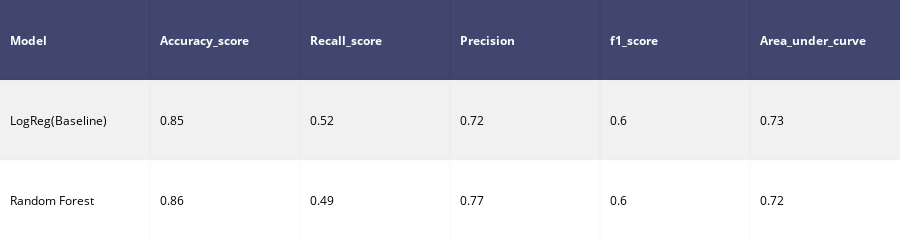

The notebook cell saved with this chart:
### Code cell
#concat all models
model_performances = pd.concat([model1,model2],axis = 0).reset_index()

model_performances = model_performances.drop(columns = "index",axis =1)

table  = ff.create_table(np.round(model_performances,2))

py.iplot(table)

### Figure 1 — Plotly figure (JSON) as saved in the notebook; plotly's stock layout.template omitted (floating-point values rounded to 4 significant figures)
{"data": [{"colorscale": [[0, "#00083e"], [0.5, "#ededee"], [1, "#ffffff"]], "hoverinfo": "none", "opacity": 0.75, "showscale": false, "type": "heatmap", "uid": "97fac588-dff1-42fc-8287-7e175268f98f", "z": [[0, 0, 0, 0, 0, 0], [0.5, 0.5, 0.5, 0.5, 0.5, 0.5], [1, 1, 1, 1, 1, 1]]}], "layout": {"annotations": [{"align": "left", "font": {"color": "#ffffff"}, "showarrow": false, "text": "<b>Model</b>", "x": -0.45, "xanchor": "left", "xref": "x", "y": 0, "yref": "y"}, {"align": "left", "font": {"color": "#ffffff"}, "showarrow": false, "text": "<b>Accuracy_score</b>", "x": 0.55, "xanchor": "left", "xref": "x", "y": 0, "yref": "y"}, {"align": "left", "font": {"color": "#ffffff"}, "showarrow": false, "text": "<b>Recall_score</b>", "x": 1.55, "xanchor": "left", "xref": "x", "y": 0, "yref": "y"}, {"align": "left", "font": {"color": "#ffffff"}, "showarrow": false, "text": "<b>Precision</b>", "x": 2.55, "xanchor": "left", "xref": "x", "y": 0, "yref": "y"}, {"align": "left", "font": {"color": "#ffffff"}, "showarrow": false, "text": "<b>f1_score</b>", "x": 3.55, "xanchor": "left", "xref": "x", "y": 0, "yref": "y"}, {"align": "left", "font": {"color": "#ffffff"}, "showarrow": false, "text": "<b>Area_under_curve</b>", "x": 4.55, "xanchor": "left", "xref": "x", "y": 0, "yref": "y"}, {"align": "left", "font": {"color": "#000000"}, "showarrow": false, "text": "LogReg(Baseline)", "x": -0.45, "xanchor": "left", "xref": "x", "y": 1, "yref": "y"}, {"align": "left", "font": {"color": "#000000"}, "showarrow": false, "text": "0.85", "x": 0.55, "xanchor": "left", "xref": "x", "y": 1, "yref": "y"}, {"align": "left", "font": {"color": "#000000"}, "showarrow": false, "text": "0.52", "x": 1.55, "xanchor": "left", "xref": "x", "y": 1, "yref": "y"}, {"align": "left", "font": {"color": "#000000"}, "showarrow": false, "text": "0.72", "x": 2.55, "xanchor": "left", "xref": "x", "y": 1, "yref": "y"}, {"align": "left", "font": {"color": "#000000"}, "showarrow": false, "text": "0.6", "x": 3.55, "xanchor": "left", "xref": "x", "y": 1, "yref": "y"}, {"align": "left", "font": {"color": "#000000"}, "showarrow": false, "text": "0.73", "x": 4.55, "xanchor": "left", "xref": "x", "y": 1, "yref": "y"}, {"align": "left", "font": {"color": "#000000"}, "showarrow": false, "text": "Random Forest", "x": -0.45, "xanchor": "left", "xref": "x", "y": 2, "yref": "y"}, {"align": "left", "font": {"color": "#000000"}, "showarrow": false, "text": "0.86", "x": 0.55, "xanchor": "left", "xref": "x", "y": 2, "yref": "y"}, {"align": "left", "font": {"color": "#000000"}, "showarrow": false, "text": "0.49", "x": 1.55, "xanchor": "left", "xref": "x", "y": 2, "yref": "y"}, {"align": "left", "font": {"color": "#000000"}, "showarrow": false, "text": "0.77", "x": 2.55, "xanchor": "left", "xref": "x", "y": 2, "yref": "y"}, {"align": "left", "font": {"color": "#000000"}, "showarrow": false, "text": "0.6", "x": 3.55, "xanchor": "left", "xref": "x", "y": 2, "yref": "y"}, {"align": "left", "font": {"color": "#000000"}, "showarrow": false, "text": "0.72", "x": 4.55, "xanchor": "left", "xref": "x", "y": 2, "yref": "y"}], "height": 140, "margin": {"b": 0, "l": 0, "r": 0, "t": 0}, "xaxis": {"dtick": 1, "gridwidth": 2, "showticklabels": false, "tick0": -0.5, "ticks": "", "zeroline": false}, "yaxis": {"autorange": "reversed", "dtick": 1, "gridwidth": 2, "showticklabels": false, "tick0": 0.5, "ticks": "", "zeroline": false}}}
